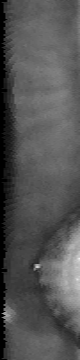
#> input picture image/image_1.bmp, 80 x 360 px; its folder holds only this picture in this run
$ python -i iris_recognition_2_1.py   (imports and definitions only)
#> lines starting #> are read from the running program, lines starting #| are printed output that depends on the picture
#> further down, picture is the input picture: shape (360, 80, 3); min 0, max 241, mean 83.8


import cv2 as cv
import math
import numpy as np
import os

#input_img_path = "C:\\Users\\ANTICODE\\Documents\\Iris\\iris_data\\MMUIrisDatabase\\MMU_Iris_Database"
#output_path = "C:\\Users\\ANTICODE\\Documents\\Iris\\iris_recognition\\images\\MMUIris_norm"
input_img_path = "C:\\Users\\ANTICODE\\Documents\\Iris\\iris_data\\CASIA-IrisV4(JPG)\\CASIA-Iris-Interval"
output_path = "C:\\Users\\ANTICODE\\Documents\\Iris\\iris_recognition\\images\\CASIA_Iris_interval_norm"
iris_circle = [0, 0, 0]

def bottom_hat_median_blurr(image):

    cimg = image

    kernel = cv.getStructuringElement(cv.MORPH_ELLIPSE, (5, 5))
    blackhat = cv.morphologyEx(cimg, cv.MORPH_BLACKHAT, kernel)
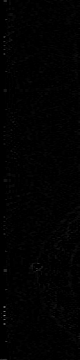
#> blackhat: shape (360, 80, 3); min 0, max 139, mean 1.9
    bottom_hat_filtered = cv.add(blackhat, cimg)

    return cv.medianBlur(bottom_hat_filtered, 17)

def adjust_gamma(image, gamma=1.0):

#> called with gamma = 10
    inv_gamma = 1.0 / gamma
    table = np.array([((i / 255.0) ** inv_gamma) * 255
	for i in np.arange(0, 256)]).astype("uint8")
    return cv.LUT(image, table)
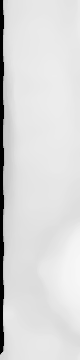
#> returned value: shape (360, 80, 3); min 0, max 247, mean 218.4

def detect_circles(img, canny_param=20, hough_param=20):

    filtered = bottom_hat_median_blurr(img)
    adjusted = adjust_gamma(filtered, 10)
     #case mmu => min_rad = 15, max_rad = 40
#> (the run stopped early here; a loop or call above may not have finished)

$ run again, on image/image_2.bmp
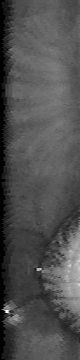
#> input picture image/image_2.bmp, 80 x 360 px
#> picture is the input picture: shape (360, 80, 3); min 0, max 255, mean 80
#> in bottom_hat_median_blurr, `blackhat = cv.morphologyEx(cimg, cv.MORPH_BLACKHAT, kernel)`:
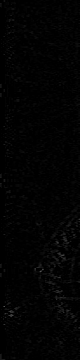
#> blackhat: shape (360, 80, 3); min 0, max 84, mean 2.7
#> in adjust_gamma, `return cv.LUT(image, table)`:
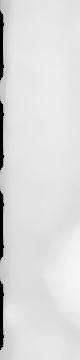
#> returned value: shape (360, 80, 3); min 0, max 246, mean 220.1

$ run again, on image/image_4.bmp
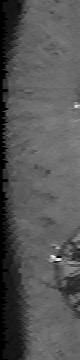
#> input picture image/image_4.bmp, 80 x 360 px
#> picture is the input picture: shape (360, 80, 3); min 0, max 255, mean 85.5
#> in bottom_hat_median_blurr, `blackhat = cv.morphologyEx(cimg, cv.MORPH_BLACKHAT, kernel)`:
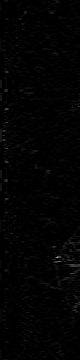
#> blackhat: shape (360, 80, 3); min 0, max 174, mean 2.8
#> in adjust_gamma, `return cv.LUT(image, table)`:
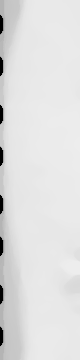
#> returned value: shape (360, 80, 3); min 0, max 237, mean 223.7
